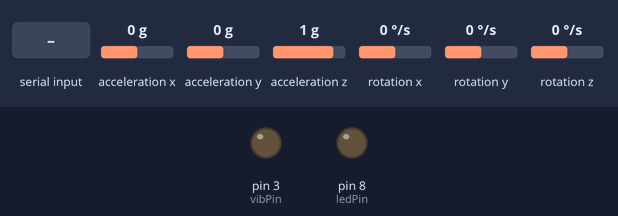
Recording of a sketch running on a simulated Arduino Uno, built with avr-gcc and run on an emulated ATmega328P. On the bench: output pins drawn as LEDs (lit = HIGH). Inputs (shaded band) come from the test bench; at power-on: acceleration x 0 g, acceleration y 0 g, acceleration z 1 g, rotation x 0 °/s, rotation y 0 °/s, rotation z 0 °/s. What the sketch prints to the serial monitor is not drawn.

Above: at 1.2 s.
1.3 s: "LON\n" received over Serial
At 2.4 s:
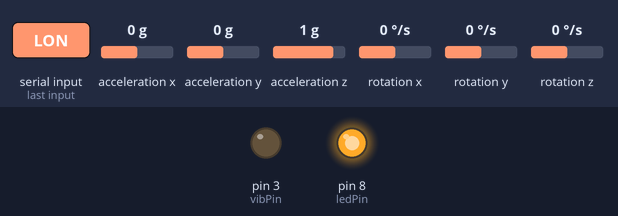
2.8 s: "LOF\n" received over Serial
At 3.9 s:
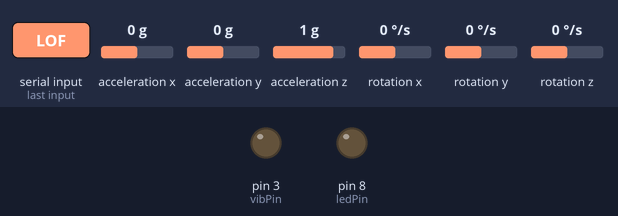
Timing chart, 0 to 5.8 s (numbered marks = the images above; inputs shaded):
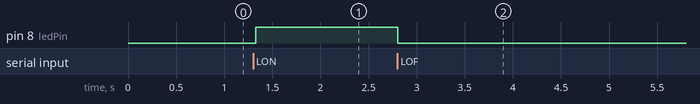

The sketch:

Gyro.ino
```cpp
#include <MPU6050.h>
#include <SoftwareSerial.h>

const int ledPin = 8,
          vibPin = 3,
          touchPin = A0,
          rxPin = 6,
          txPin = 7,
          gyroTolerance = 8,
          touchTolerance = 40;

const float gyroDeSen = 3;

MPU6050 gyro;

SoftwareSerial bt(rxPin, txPin);

bool buzzing = false;
int buzzFor = -1;
unsigned long int buzzStart = 0;

float x = 0, y = 0;

int colonCount(String s) {
  int cnt = 0;
  char c;
  for (int i = 0; i < s.length(); i++) {
    c = s[i];
    if (c == ':'){
      cnt++;
    }
  }
  return cnt;
}

void processInstruction(String ins) {
  String code = ins.substring(0, 3);
  if (code == "LON") {
    digitalWrite(ledPin, HIGH);
  } else if (code == "LOF") {
    digitalWrite(ledPin, LOW);
  } else if (code == "BUZ") {
    buzzing = true;
    buzzFor = ins.substring(3).toInt();
    buzzStart = millis();
  } else if (code == "DBG") {
    bt.println(buzzing);
    bt.println(buzzStart);
    bt.println(buzzFor);
  }
}

void buzzCheck() {
  if (!buzzing) {
    return;
  }
  if (millis() - buzzStart <= buzzFor) {
    digitalWrite(vibPin, HIGH);
  } else {
    digitalWrite(vibPin, LOW);
    buzzing = false;
    buzzFor = -1;
    buzzStart = -1;
  }
}

String getRes(float x, float y, bool undo) {
  String res = "";
  res += (int)x;
  res += ':';
  res += (int)y;
  res += ':';
  res += (int)undo;
  return res;
}

void setup() {
  gyro.begin(MPU6050_SCALE_2000DPS, MPU6050_RANGE_2G);
  gyro.calibrateGyro();

  pinMode(ledPin, OUTPUT);
  pinMode(touchPin, INPUT);
  pinMode(vibPin, OUTPUT);

  bt.begin(115200);
  Serial.begin(2000000);
}

void loop() {
  bool undo = false;

  delay(100);
  buzzCheck();
  if (Serial.available()) {
    String ins;
    ins = Serial.readStringUntil('\n');
    processInstruction(ins);
  }


//  if(analogRead(touchPin) > touchTolerance){
//    undo = true;
//  }

  Vector rotation = gyro.readNormalizeGyro();
  if (rotation.XAxis < gyroTolerance  && rotation.XAxis > -gyroTolerance ) {
    x = 0;
  } else {
    x = (float)rotation.XAxis/gyroDeSen;
  }
  if (rotation.YAxis < gyroTolerance  && rotation.YAxis > -gyroTolerance ) {
    y = 0;
  } else {
    y = (float)rotation.YAxis/gyroDeSen;
  }

  String resp = getRes(x, y, undo);
  if (resp.length() < 5 || colonCount(resp) != 2) {
    resp = "0:0:0";
  }
  bt.println(resp);
  Serial.println(resp);

  delay(20);
}
```

Measured:
- after the input at 1.3 s, pin 8 (ledPin): LOW → HIGH at once
- after the input at 2.8 s, pin 8 (ledPin): HIGH → LOW at once
